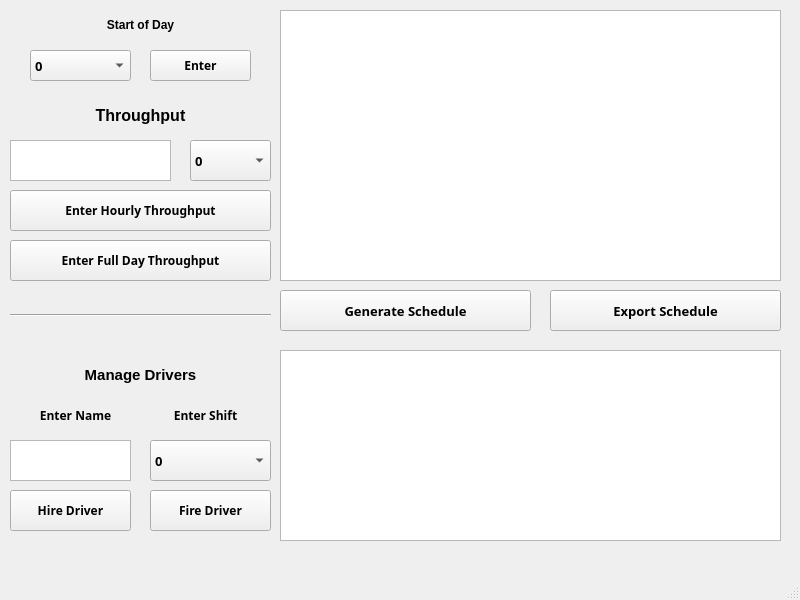
<?xml version="1.0" encoding="UTF-8"?>
<ui version="4.0">
 <class>MBO</class>
 <widget class="QMainWindow" name="MBO">
  <property name="geometry">
   <rect>
    <x>0</x>
    <y>0</y>
    <width>800</width>
    <height>600</height>
   </rect>
  </property>
  <property name="sizeIncrement">
   <size>
    <width>3</width>
    <height>5</height>
   </size>
  </property>
  <property name="palette">
   <palette>
    <active>
     <colorrole role="Highlight">
      <brush brushstyle="SolidPattern">
       <color alpha="255">
        <red>85</red>
        <green>0</green>
        <blue>127</blue>
       </color>
      </brush>
     </colorrole>
    </active>
    <inactive>
     <colorrole role="Highlight">
      <brush brushstyle="SolidPattern">
       <color alpha="255">
        <red>85</red>
        <green>0</green>
        <blue>127</blue>
       </color>
      </brush>
     </colorrole>
    </inactive>
    <disabled>
     <colorrole role="Highlight">
      <brush brushstyle="SolidPattern">
       <color alpha="255">
        <red>0</red>
        <green>120</green>
        <blue>215</blue>
       </color>
      </brush>
     </colorrole>
    </disabled>
   </palette>
  </property>
  <property name="windowTitle">
   <string>MBO</string>
  </property>
  <widget class="QWidget" name="centralwidget">
   <widget class="QComboBox" name="EnterShiftComboBox">
    <property name="geometry">
     <rect>
      <x>150</x>
      <y>440</y>
      <width>121</width>
      <height>41</height>
     </rect>
    </property>
    <property name="font">
     <font>
      <family>Segoe UI Semibold</family>
      <pointsize>10</pointsize>
      <weight>75</weight>
      <bold>true</bold>
     </font>
    </property>
    <item>
     <property name="text">
      <string>0</string>
     </property>
    </item>
    <item>
     <property name="text">
      <string>1</string>
     </property>
    </item>
    <item>
     <property name="text">
      <string>2</string>
     </property>
    </item>
    <item>
     <property name="text">
      <string>3</string>
     </property>
    </item>
    <item>
     <property name="text">
      <string>4</string>
     </property>
    </item>
    <item>
     <property name="text">
      <string>5</string>
     </property>
    </item>
    <item>
     <property name="text">
      <string>6</string>
     </property>
    </item>
    <item>
     <property name="text">
      <string>7</string>
     </property>
    </item>
    <item>
     <property name="text">
      <string>8</string>
     </property>
    </item>
    <item>
     <property name="text">
      <string>9</string>
     </property>
    </item>
    <item>
     <property name="text">
      <string>10</string>
     </property>
    </item>
    <item>
     <property name="text">
      <string>11</string>
     </property>
    </item>
    <item>
     <property name="text">
      <string>12</string>
     </property>
    </item>
    <item>
     <property name="text">
      <string>13</string>
     </property>
    </item>
    <item>
     <property name="text">
      <string>14</string>
     </property>
    </item>
    <item>
     <property name="text">
      <string>15</string>
     </property>
    </item>
    <item>
     <property name="text">
      <string>16</string>
     </property>
    </item>
    <item>
     <property name="text">
      <string>17</string>
     </property>
    </item>
    <item>
     <property name="text">
      <string>18</string>
     </property>
    </item>
    <item>
     <property name="text">
      <string>19</string>
     </property>
    </item>
    <item>
     <property name="text">
      <string>20</string>
     </property>
    </item>
    <item>
     <property name="text">
      <string>21</string>
     </property>
    </item>
    <item>
     <property name="text">
      <string>22</string>
     </property>
    </item>
    <item>
     <property name="text">
      <string>23</string>
     </property>
    </item>
   </widget>
   <widget class="QComboBox" name="ThroughputHourComboBox">
    <property name="geometry">
     <rect>
      <x>190</x>
      <y>140</y>
      <width>81</width>
      <height>41</height>
     </rect>
    </property>
    <property name="font">
     <font>
      <family>Segoe UI Semibold</family>
      <pointsize>10</pointsize>
      <weight>75</weight>
      <bold>true</bold>
     </font>
    </property>
    <item>
     <property name="text">
      <string>0</string>
     </property>
    </item>
    <item>
     <property name="text">
      <string>1</string>
     </property>
    </item>
    <item>
     <property name="text">
      <string>2</string>
     </property>
    </item>
    <item>
     <property name="text">
      <string>3</string>
     </property>
    </item>
    <item>
     <property name="text">
      <string>4</string>
     </property>
    </item>
    <item>
     <property name="text">
      <string>5</string>
     </property>
    </item>
    <item>
     <property name="text">
      <string>6</string>
     </property>
    </item>
    <item>
     <property name="text">
      <string>7</string>
     </property>
    </item>
    <item>
     <property name="text">
      <string>8</string>
     </property>
    </item>
    <item>
     <property name="text">
      <string>9</string>
     </property>
    </item>
    <item>
     <property name="text">
      <string>10</string>
     </property>
    </item>
    <item>
     <property name="text">
      <string>11</string>
     </property>
    </item>
    <item>
     <property name="text">
      <string>12</string>
     </property>
    </item>
    <item>
     <property name="text">
      <string>13</string>
     </property>
    </item>
    <item>
     <property name="text">
      <string>14</string>
     </property>
    </item>
    <item>
     <property name="text">
      <string>15</string>
     </property>
    </item>
    <item>
     <property name="text">
      <string>16</string>
     </property>
    </item>
    <item>
     <property name="text">
      <string>17</string>
     </property>
    </item>
    <item>
     <property name="text">
      <string>18</string>
     </property>
    </item>
    <item>
     <property name="text">
      <string>19</string>
     </property>
    </item>
    <item>
     <property name="text">
      <string>20</string>
     </property>
    </item>
    <item>
     <property name="text">
      <string>21</string>
     </property>
    </item>
    <item>
     <property name="text">
      <string>22</string>
     </property>
    </item>
    <item>
     <property name="text">
      <string>23</string>
     </property>
    </item>
   </widget>
   <widget class="QTextEdit" name="EnterThroughputTextBox">
    <property name="geometry">
     <rect>
      <x>10</x>
      <y>140</y>
      <width>161</width>
      <height>41</height>
     </rect>
    </property>
    <property name="font">
     <font>
      <family>Segoe UI Semibold</family>
      <pointsize>10</pointsize>
      <weight>75</weight>
      <bold>true</bold>
     </font>
    </property>
   </widget>
   <widget class="QPushButton" name="DayThroughputButton">
    <property name="geometry">
     <rect>
      <x>10</x>
      <y>240</y>
      <width>261</width>
      <height>41</height>
     </rect>
    </property>
    <property name="font">
     <font>
      <family>Segoe UI Semibold</family>
      <weight>75</weight>
      <bold>true</bold>
     </font>
    </property>
    <property name="text">
     <string>Enter Full Day Throughput</string>
    </property>
   </widget>
   <widget class="QLabel" name="label_2">
    <property name="geometry">
     <rect>
      <x>30</x>
      <y>360</y>
      <width>221</width>
      <height>31</height>
     </rect>
    </property>
    <property name="text">
     <string>&lt;html&gt;&lt;head/&gt;&lt;body&gt;&lt;p align=&quot;center&quot;&gt;&lt;span style=&quot; font-size:11pt; font-weight:600;&quot;&gt;Manage Drivers&lt;/span&gt;&lt;/p&gt;&lt;/body&gt;&lt;/html&gt;</string>
    </property>
   </widget>
   <widget class="QTextEdit" name="EnterNameTextBox">
    <property name="geometry">
     <rect>
      <x>10</x>
      <y>440</y>
      <width>121</width>
      <height>41</height>
     </rect>
    </property>
    <property name="font">
     <font>
      <family>Segoe UI Semibold</family>
      <pointsize>10</pointsize>
      <weight>75</weight>
      <bold>true</bold>
     </font>
    </property>
   </widget>
   <widget class="QLabel" name="label_3">
    <property name="geometry">
     <rect>
      <x>30</x>
      <y>400</y>
      <width>91</width>
      <height>31</height>
     </rect>
    </property>
    <property name="font">
     <font>
      <family>Segoe UI Semibold</family>
      <weight>75</weight>
      <bold>true</bold>
     </font>
    </property>
    <property name="text">
     <string>&lt;html&gt;&lt;head/&gt;&lt;body&gt;&lt;p align=&quot;center&quot;&gt;&lt;span style=&quot; font-size:9pt;&quot;&gt;Enter Name&lt;/span&gt;&lt;/p&gt;&lt;/body&gt;&lt;/html&gt;</string>
    </property>
   </widget>
   <widget class="QLabel" name="label_4">
    <property name="geometry">
     <rect>
      <x>160</x>
      <y>400</y>
      <width>91</width>
      <height>31</height>
     </rect>
    </property>
    <property name="font">
     <font>
      <family>Segoe UI Semibold</family>
      <weight>75</weight>
      <bold>true</bold>
     </font>
    </property>
    <property name="text">
     <string>&lt;html&gt;&lt;head/&gt;&lt;body&gt;&lt;p align=&quot;center&quot;&gt;&lt;span style=&quot; font-size:9pt;&quot;&gt;Enter Shift&lt;/span&gt;&lt;/p&gt;&lt;/body&gt;&lt;/html&gt;</string>
    </property>
   </widget>
   <widget class="QPushButton" name="HireDriverButton">
    <property name="geometry">
     <rect>
      <x>10</x>
      <y>490</y>
      <width>121</width>
      <height>41</height>
     </rect>
    </property>
    <property name="font">
     <font>
      <family>Segoe UI Semibold</family>
      <pointsize>9</pointsize>
      <weight>75</weight>
      <bold>true</bold>
     </font>
    </property>
    <property name="text">
     <string>Hire Driver</string>
    </property>
   </widget>
   <widget class="QPushButton" name="FireDriverButton">
    <property name="geometry">
     <rect>
      <x>150</x>
      <y>490</y>
      <width>121</width>
      <height>41</height>
     </rect>
    </property>
    <property name="font">
     <font>
      <family>Segoe UI Semibold</family>
      <pointsize>9</pointsize>
      <weight>75</weight>
      <bold>true</bold>
     </font>
    </property>
    <property name="text">
     <string>Fire Driver</string>
    </property>
   </widget>
   <widget class="QPushButton" name="HourlyThroughputButton">
    <property name="geometry">
     <rect>
      <x>10</x>
      <y>190</y>
      <width>261</width>
      <height>41</height>
     </rect>
    </property>
    <property name="font">
     <font>
      <family>Segoe UI Semibold</family>
      <weight>75</weight>
      <bold>true</bold>
     </font>
    </property>
    <property name="text">
     <string>Enter Hourly Throughput</string>
    </property>
   </widget>
   <widget class="QLabel" name="label_5">
    <property name="geometry">
     <rect>
      <x>30</x>
      <y>100</y>
      <width>221</width>
      <height>31</height>
     </rect>
    </property>
    <property name="text">
     <string>&lt;html&gt;&lt;head/&gt;&lt;body&gt;&lt;p align=&quot;center&quot;&gt;&lt;span style=&quot; font-size:12pt; font-weight:600;&quot;&gt;Throughput&lt;/span&gt;&lt;/p&gt;&lt;/body&gt;&lt;/html&gt;</string>
    </property>
   </widget>
   <widget class="QTextBrowser" name="ScheduleDisplay">
    <property name="geometry">
     <rect>
      <x>280</x>
      <y>10</y>
      <width>501</width>
      <height>271</height>
     </rect>
    </property>
    <property name="font">
     <font>
      <family>Segoe UI Semibold</family>
      <weight>75</weight>
      <bold>true</bold>
     </font>
    </property>
   </widget>
   <widget class="QTextBrowser" name="DriversDisplay">
    <property name="geometry">
     <rect>
      <x>280</x>
      <y>350</y>
      <width>501</width>
      <height>191</height>
     </rect>
    </property>
    <property name="font">
     <font>
      <family>Segoe UI Semibold</family>
      <weight>75</weight>
      <bold>true</bold>
     </font>
    </property>
   </widget>
   <widget class="QPushButton" name="GenerateScheduleButton">
    <property name="geometry">
     <rect>
      <x>280</x>
      <y>290</y>
      <width>251</width>
      <height>41</height>
     </rect>
    </property>
    <property name="maximumSize">
     <size>
      <width>261</width>
      <height>16777215</height>
     </size>
    </property>
    <property name="font">
     <font>
      <family>Segoe UI Semibold</family>
      <pointsize>10</pointsize>
      <weight>75</weight>
      <bold>true</bold>
     </font>
    </property>
    <property name="text">
     <string>Generate Schedule</string>
    </property>
   </widget>
   <widget class="QPushButton" name="StartOfDayButton">
    <property name="geometry">
     <rect>
      <x>150</x>
      <y>50</y>
      <width>101</width>
      <height>31</height>
     </rect>
    </property>
    <property name="font">
     <font>
      <family>Segoe UI Semibold</family>
      <pointsize>9</pointsize>
      <weight>75</weight>
      <bold>true</bold>
     </font>
    </property>
    <property name="text">
     <string>Enter</string>
    </property>
   </widget>
   <widget class="QComboBox" name="StartOfDayComboBox">
    <property name="geometry">
     <rect>
      <x>30</x>
      <y>50</y>
      <width>101</width>
      <height>31</height>
     </rect>
    </property>
    <property name="font">
     <font>
      <family>Segoe UI Semibold</family>
      <pointsize>10</pointsize>
      <weight>75</weight>
      <bold>true</bold>
     </font>
    </property>
    <item>
     <property name="text">
      <string>0</string>
     </property>
    </item>
    <item>
     <property name="text">
      <string>1</string>
     </property>
    </item>
    <item>
     <property name="text">
      <string>2</string>
     </property>
    </item>
    <item>
     <property name="text">
      <string>3</string>
     </property>
    </item>
    <item>
     <property name="text">
      <string>4</string>
     </property>
    </item>
    <item>
     <property name="text">
      <string>5</string>
     </property>
    </item>
    <item>
     <property name="text">
      <string>6</string>
     </property>
    </item>
    <item>
     <property name="text">
      <string>7</string>
     </property>
    </item>
    <item>
     <property name="text">
      <string>8</string>
     </property>
    </item>
    <item>
     <property name="text">
      <string>9</string>
     </property>
    </item>
    <item>
     <property name="text">
      <string>10</string>
     </property>
    </item>
    <item>
     <property name="text">
      <string>11</string>
     </property>
    </item>
    <item>
     <property name="text">
      <string>12</string>
     </property>
    </item>
    <item>
     <property name="text">
      <string>13</string>
     </property>
    </item>
    <item>
     <property name="text">
      <string>14</string>
     </property>
    </item>
    <item>
     <property name="text">
      <string>15</string>
     </property>
    </item>
    <item>
     <property name="text">
      <string>16</string>
     </property>
    </item>
    <item>
     <property name="text">
      <string>17</string>
     </property>
    </item>
    <item>
     <property name="text">
      <string>18</string>
     </property>
    </item>
    <item>
     <property name="text">
      <string>19</string>
     </property>
    </item>
    <item>
     <property name="text">
      <string>20</string>
     </property>
    </item>
    <item>
     <property name="text">
      <string>21</string>
     </property>
    </item>
    <item>
     <property name="text">
      <string>22</string>
     </property>
    </item>
    <item>
     <property name="text">
      <string>23</string>
     </property>
    </item>
   </widget>
   <widget class="QLabel" name="label_6">
    <property name="geometry">
     <rect>
      <x>30</x>
      <y>10</y>
      <width>221</width>
      <height>31</height>
     </rect>
    </property>
    <property name="text">
     <string>&lt;html&gt;&lt;head/&gt;&lt;body&gt;&lt;p align=&quot;center&quot;&gt;&lt;span style=&quot; font-size:9pt; font-weight:600;&quot;&gt;Start of Day&lt;/span&gt;&lt;/p&gt;&lt;/body&gt;&lt;/html&gt;</string>
    </property>
   </widget>
   <widget class="QPushButton" name="ExportScheduleButton">
    <property name="geometry">
     <rect>
      <x>550</x>
      <y>290</y>
      <width>231</width>
      <height>41</height>
     </rect>
    </property>
    <property name="maximumSize">
     <size>
      <width>261</width>
      <height>16777215</height>
     </size>
    </property>
    <property name="font">
     <font>
      <family>Segoe UI Semibold</family>
      <pointsize>10</pointsize>
      <weight>75</weight>
      <bold>true</bold>
     </font>
    </property>
    <property name="text">
     <string>Export Schedule</string>
    </property>
   </widget>
   <widget class="Line" name="Divider">
    <property name="geometry">
     <rect>
      <x>10</x>
      <y>300</y>
      <width>261</width>
      <height>31</height>
     </rect>
    </property>
    <property name="sizeIncrement">
     <size>
      <width>3</width>
      <height>5</height>
     </size>
    </property>
    <property name="orientation">
     <enum>Qt::Horizontal</enum>
    </property>
   </widget>
  </widget>
  <widget class="QMenuBar" name="menubar">
   <property name="geometry">
    <rect>
     <x>0</x>
     <y>0</y>
     <width>800</width>
     <height>26</height>
    </rect>
   </property>
  </widget>
  <widget class="QStatusBar" name="statusbar"/>
 </widget>
 <resources/>
 <connections/>
</ui>
